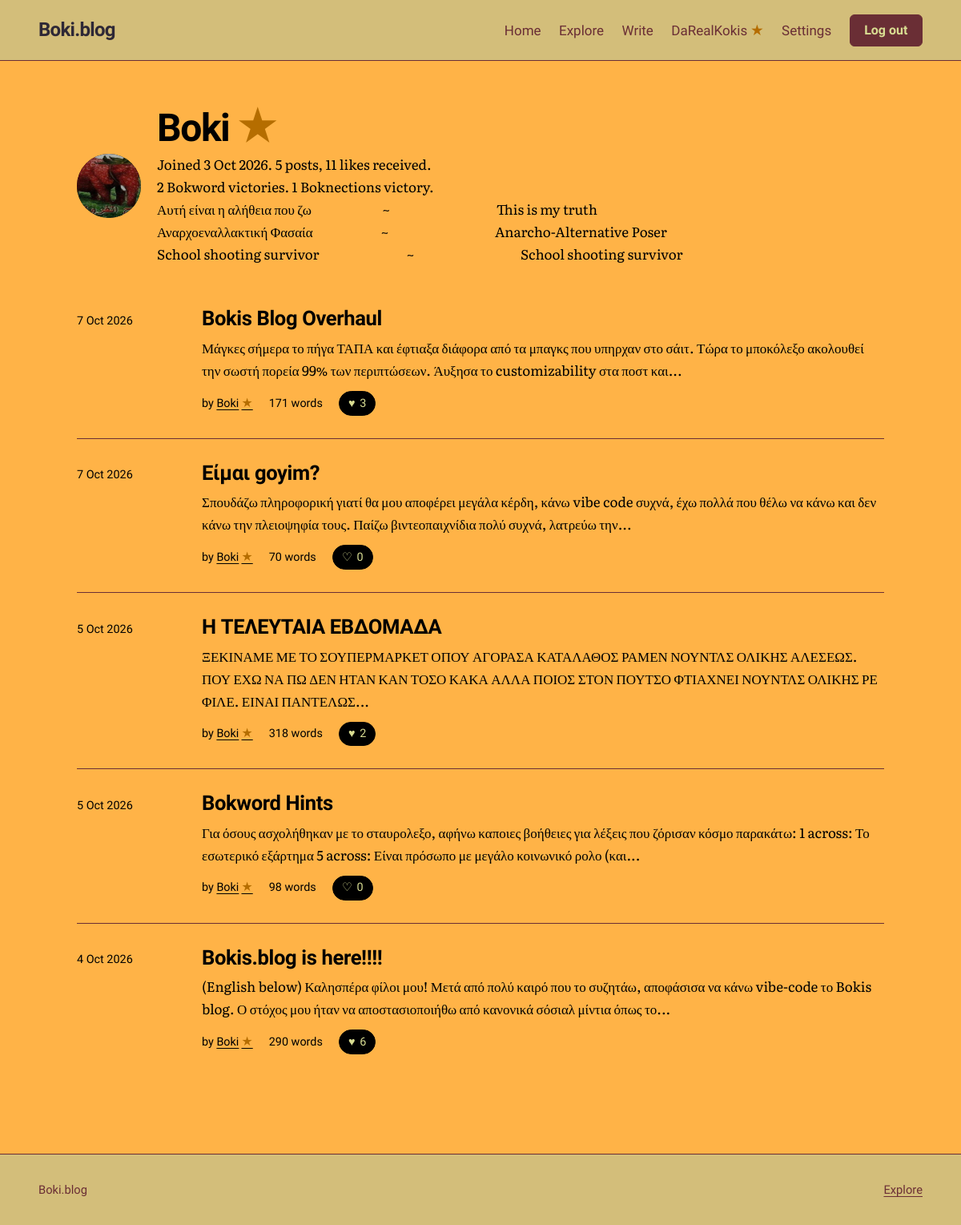
Page /u/Boki (signed in) on the committed database.
### tables this page shows
CREATE TABLE users (
    id            INTEGER PRIMARY KEY,
    username      TEXT NOT NULL UNIQUE COLLATE NOCASE,
    password_hash TEXT NOT NULL,
    is_admin      INTEGER NOT NULL DEFAULT 0,
    created_at    TEXT NOT NULL DEFAULT (datetime('now')),
    bio           TEXT NOT NULL DEFAULT '',
    avatar        TEXT,
    profile_bg    TEXT NOT NULL DEFAULT '#D9DD92',
    profile_text  TEXT NOT NULL DEFAULT '#2E2836'
, avatar_position_x INTEGER NOT NULL DEFAULT 50, avatar_position_y INTEGER NOT NULL DEFAULT 50, bokword_victories INTEGER NOT NULL DEFAULT 0, boknections_victories INTEGER NOT NULL DEFAULT 0);

CREATE TABLE posts (
    id         INTEGER PRIMARY KEY,
    user_id    INTEGER NOT NULL REFERENCES users(id) ON DELETE CASCADE,
    title      TEXT NOT NULL,
    body       TEXT NOT NULL,
    created_at TEXT NOT NULL DEFAULT (datetime('now')),
    updated_at TEXT,
    image      TEXT,
    text_color TEXT NOT NULL DEFAULT '#2E2836',
    title_color TEXT NOT NULL DEFAULT '#2E2836',
    background_color TEXT NOT NULL DEFAULT '#D9DD92'
, accent_color TEXT NOT NULL DEFAULT '#6A2E35', surface_color TEXT NOT NULL DEFAULT '#D3BE7A', button_text_color TEXT NOT NULL DEFAULT '#D9DD92');

### app.py (the view)
@app.get("/u/<username>")
def profile(username):
    user = db().execute(
        """SELECT u.id, u.username, u.created_at, u.bio, u.avatar,
                  u.avatar_position_x, u.avatar_position_y, u.profile_bg, u.profile_text,
                  u.bokword_victories, u.boknections_victories,
                  EXISTS(
                    SELECT 1 FROM crossword_completions c
                    JOIN crossword_state s ON s.id = 1
                    WHERE c.user_id = u.id AND c.puzzle_version = s.version
                  ) AS crossword_star
           FROM users u WHERE u.username = ?""",
        (username,)).fetchone()
    if user is None:
        abort(404)
    page = request.args.get("page", 1, type=int)
    posts, total, page, pages = fetch_posts("p.user_id = ?", (user["id"],), "new", page)
    total_likes = db().execute(
        "SELECT COUNT(*) FROM likes l JOIN posts p ON p.id = l.post_id "
        "WHERE p.user_id = ?", (user["id"],)).fetchone()[0]
    return render_template("profile.html", profile_user=user, posts=posts,
                           total=total, total_likes=total_likes, page=page, pages=pages)

### app.py (called while the page is built)
def db():
    if "db" not in g:
        g.db = sqlite3.connect(DB_PATH)
        g.db.row_factory = sqlite3.Row
        g.db.execute("PRAGMA foreign_keys = ON")
    return g.db

def get_setting(key):
    row = db().execute("SELECT value FROM settings WHERE key = ?", (key,)).fetchone()
    return row["value"] if row else None

def viewer_id():
    return g.user["id"] if g.user else -1

def boknections_enabled():
    return get_setting("boknections_enabled") == "1"

def flower_usernames():
    if "flower_users" not in g:
        g.flower_users = set()
        if boknections_enabled():
            rows = db().execute(
                "SELECT u.username FROM boknections_progress p "
                "JOIN boknections_state s ON s.id = 1 AND s.version = p.puzzle_version "
                "JOIN users u ON u.id = p.user_id WHERE p.solved = 1").fetchall()
            g.flower_users = {row["username"] for row in rows}
    return g.flower_users

def fetch_posts(where="1 = 1", params=(), sort="new", page=1):
    total = db().execute(
        f"SELECT COUNT(*) {POST_FROM} WHERE {where}", params).fetchone()[0]
    pages = max(1, -(-total // PER_PAGE))
    page = min(max(page, 1), pages)
    rows = db().execute(
        f"SELECT {POST_COLS} {POST_FROM} WHERE {where} "
        f"ORDER BY {SORTS[sort]} LIMIT ? OFFSET ?",
        (viewer_id(), *params, PER_PAGE, (page - 1) * PER_PAGE)).fetchall()
    return rows, total, page, pages

@app.after_request
def security_headers(resp):
    resp.headers["Content-Security-Policy"] = (
        "default-src 'self'; style-src 'self' 'unsafe-inline' https://fonts.googleapis.com; "
        "font-src https://fonts.gstatic.com; img-src 'self' data:; "
        "form-action 'self'; frame-ancestors 'none'; base-uri 'self'")
    resp.headers["X-Content-Type-Options"] = "nosniff"
    resp.headers["Referrer-Policy"] = "same-origin"
    return resp

@app.context_processor
def inject_site():
    return {"site_name": app.config["SITE_NAME"]}

def parse_ts(value):
    return datetime.strptime(value, "%Y-%m-%d %H:%M:%S")

@app.template_filter("date")
def date_filter(value):
    dt = parse_ts(value)
    return f"{dt.day} {dt:%b %Y}"

@app.template_filter("iso")
def iso_filter(value):
    return parse_ts(value).strftime("%Y-%m-%d")

@app.template_filter("wordcount")
def wordcount_filter(text):
    return len(text.split())

### templates/profile.html (shortened to what this page needs)
{% extends "base.html" %}
{% from "_macros.html" import post_row, pager with context %}
{% from "_macros.html" import user_name %}
{% block page_theme %}--bg: {{ profile_user.profile_bg }}; --profile-text: {{ profile_user.profile_text }}; --ink: {{ profile_user.profile_text }}; --ink-soft: {{ profile_user.profile_text }}; --accent: {{ profile_user.profile_text }}; color: {{ profile_user.profile_text }};{% endblock %}
{% block content %}
<div class="wrap page profile-page">
  <header class="profile-head">
    {% if profile_user.avatar %}
      <img class="avatar big" src="{{ url_for('uploaded_file', filename=profile_user.avatar) }}" alt="{{ profile_user.username }} profile picture" style="object-position: {{ profile_user.avatar_position_x }}% {{ profile_user.avatar_position_y }}%;">
    {% else %}
      <div class="avatar big" aria-hidden="true">{{ profile_user.username[:2]|upper }}</div>
    {% endif %}
    <div>
      <h1 class="page-title">{{ user_name(profile_user.username, profile_user.crossword_star) }}</h1>
      <p class="muted">Joined {{ profile_user.created_at|date }}. {{ total }} {{ 'post' if total == 1 else 'posts' }}, {{ total_likes }} {{ 'like' if total_likes == 1 else 'likes' }} received.</p>
      <p class="muted">{{ profile_user.bokword_victories }} Bokword {{ 'victory' if profile_user.bokword_victories == 1 else 'victories' }}. {{ profile_user.boknections_victories }} Boknections {{ 'victory' if profile_user.boknections_victories == 1 else 'victories' }}.</p>
      {% if profile_user.bio %}<p class="profile-bio">{{ profile_user.bio }}</p>{% endif %}
    </div>
  </header>
  {% set next = request.full_path.rstrip('?') %}
  {% if posts %}
    <ol class="post-list">{% for p in posts %}{{ post_row(p, next) }}{% endfor %}</ol>
  {% else %}
    <p class="empty">
      {{ user_name(profile_user.username, profile_user.crossword_star) }} has not published anything yet.
      {% if g.user and g.user.id == profile_user.id %}<a href="{{ url_for('new_post') }}">Write your first post</a>.{% endif %}
    </p>
  {% endif %}
</div>
{% endblock %}

### templates/_macros.html (shortened to what this page needs)
{% macro like_button(post, next) %}
  {% if g.user %}
    <form class="inline-form" method="post" action="{{ url_for('toggle_like', post_id=post.id) }}">
      <button class="like {% if post.liked %}is-liked{% endif %}" type="submit" aria-pressed="{{ 'true' if post.liked else 'false' }}">
        <span aria-hidden="true">{{ '♥' if post.liked else '♡' }}</span>
        {{ post.like_count }}
      </button>
    </form>
  {% else %}
    <a class="like" href="{{ url_for('login', next=next) }}">
      <span aria-hidden="true">♡</span> {{ post.like_count }}
      <span class="sr">{{ 'like' if post.like_count == 1 else 'likes' }}, log in to like</span>
    </a>
  {% endif %}
{% endmacro %}
{% macro user_name(username, crossword_star=false) %}
  {{ username }}{% if crossword_star %}<span class="achievement-star" role="img" aria-label="Solved the current Weekly Bokword" title="Solved the current Weekly Bokword">★</span>{% endif %}
{% endmacro %}
{% macro post_row(post, next) %}
  <li class="post-item">
    <time datetime="{{ post.created_at|iso }}">{{ post.created_at|date }}</time>
    <div>
      <h3><a href="{{ url_for('post', post_id=post.id) }}">{{ post.title }}</a></h3>
      <p>{{ post.body|excerpt }}</p>
      <ul class="meta">
        <li>by <a href="{{ url_for('profile', username=post.username) }}">{{ user_name(post.username, post.crossword_star) }}</a></li>
        <li>{{ post.body|wordcount }} {{ 'word' if (post.body|wordcount) == 1 else 'words' }}</li>
        <li>{{ like_button(post, next) }}</li>
      </ul>
    </div>
  </li>
{% endmacro %}

### static/style.css (style rules this page uses)
:root { --bg: #D9DD92; --surface: #D3BE7A; --ink: #2E2836; --chrome-ink: var(--ink); --ink-soft: #6A2E35; --line: #6A2E35; --accent: #6A2E35; --accent-ink: #D9DD92; --mark: #D3BE7A; --danger: #6A2E35; --ok: #2E2836; --font-display: "Bricolage Grotesque", "Helvetica Neue", Arial, sans-serif; --font-body: "Literata", Georgia, "Times New Roman", serif; --measure: 38rem; --page: 72rem; --gap: clamp(1.25rem, 4vw, 3rem); }
*, *::before, *::after { box-sizing: border-box; }
html { -webkit-text-size-adjust: 100%; }
body { margin: 0; min-height: 100vh; display: flex; flex-direction: column; background: var(--bg); color: var(--ink); font-family: var(--font-body); font-size: 1.0625rem; line-height: 1.65; }
a { color: var(--accent); text-underline-offset: 0.2em; text-decoration-thickness: 1px; }
h1, h2, h3, h4 { font-family: var(--font-display); line-height: 1.12; letter-spacing: -0.015em; margin: 0; }
.wrap { width: min(100% - 2 * var(--gap), var(--page)); margin-inline: auto; }
.muted { color: var(--ink-soft); }
.inline-form { display: inline; margin: 0; }
.achievement-star { color: #B56D00; font-size: 1.1em; line-height: 1; margin-left: 0.2em; vertical-align: baseline; }
.meta { display: flex; flex-wrap: wrap; align-items: center; gap: 0.25rem 1.25rem; margin: 0; padding: 0; list-style: none; font-family: var(--font-display); font-size: 0.9rem; color: var(--ink-soft); }
.like { display: inline-flex; align-items: center; gap: 0.35rem; padding: 0.15rem 0.7rem; border-radius: 999px; border: 1px solid var(--accent); background: var(--accent); color: var(--accent-ink); font: inherit; font-family: var(--font-display); font-size: 0.9rem; cursor: pointer; text-decoration: none; }
.like.is-liked { background: var(--accent); border-color: var(--accent); color: var(--accent-ink); }
.page { padding-block: clamp(2rem, 5vw, 3.5rem) clamp(3rem, 8vw, 6rem); }
.page-title { font-size: clamp(2rem, 5vw, 3rem); font-weight: 800; letter-spacing: -0.03em; margin-bottom: 1.25rem; }
.post-list { list-style: none; margin: 0; padding: 0; }
.post-item { display: grid; grid-template-columns: 8rem minmax(0, 1fr); gap: 0.5rem 1.75rem; padding-block: 1.75rem; border-top: 1px solid var(--line); }
.post-item:first-child { border-top: 0; }
.post-item time { font-family: var(--font-display); font-size: 0.9rem; color: var(--ink-soft); padding-top: 0.35rem; }
.post-item h3 { font-size: 1.6rem; font-weight: 700; margin-bottom: 0.5rem; }
.post-item h3 a { color: var(--ink); text-decoration: none; }
.post-item p { margin: 0 0 0.75rem; color: var(--ink-soft); }
.profile-head { display: flex; align-items: center; gap: 1.25rem; margin-bottom: 1.5rem; }
.profile-head .page-title { margin-bottom: 0.25rem; }
.profile-head p { margin: 0; }
.avatar { width: 4rem; height: 4rem; flex: none; border-radius: 50%; background: var(--accent); color: var(--accent-ink); display: grid; place-items: center; font-family: var(--font-display); font-weight: 800; font-size: 1.4rem; object-fit: cover; }
.avatar.big { width: 5rem; height: 5rem; font-size: 1.8rem; }
.profile-page { padding-inline: var(--gap); color: var(--profile-text); }
.profile-page a, .profile-page .muted, .profile-page .meta, .profile-page .post-item p, .profile-page .post-item time, .profile-page .post-item h3 a, .profile-page .empty, .profile-page .pagination { color: var(--profile-text); }
.profile-bio { margin: 0.5rem 0 0; white-space: pre-wrap; }

### rows in the picture
users: username "DaRealKokis"
users: avatar (picture), username "Boki", created_at "3 Oct 2026", bokword_victories "2", bokword_victories "victories", boknections_victories "1", boknections_victories "victory", bio "Αυτή είναι η αλήθεια που ζω ~ This is my truth Αναρχοεναλλακτική Φασαία ~ Anarcho-Alternative Poser School shooting survivor ~ School shooting survivor"
posts: created_at "7 Oct 2026", title "Bokis Blog Overhaul", body|excerpt "Μάγκες σήμερα το πήγα ΤΑΠΑ και έφτιαξα διάφορα από τα μπαγκς που υπηρχαν στο σάιτ. Τώρα το μποκόλεξο ακολουθεί την σωστή πορεία 99% των περιπτώσεων. Άυξησα το customizability στα ποστ και...", body "171", body "words", liked "♥", like_count "3"
posts: created_at "7 Oct 2026", title "Είμαι goyim?", body|excerpt "Σπουδάζω πληροφορική γιατί θα μου αποφέρει μεγάλα κέρδη, κάνω vibe code συχνά, έχω πολλά που θέλω να κάνω και δεν κάνω την πλειοψηφία τους. Παίζω βιντεοπαιχνίδια πολύ συχνά, λατρεύω την...", body "70", body "words", liked "♡", like_count "0"
posts: created_at "5 Oct 2026", title "Η ΤΕΛΕΥΤΑΙΑ ΕΒΔΟΜΑΔΑ", body|excerpt "ΞΕΚΙΝΑΜΕ ΜΕ ΤΟ ΣΟΥΠΕΡΜΑΡΚΕΤ ΟΠΟΥ ΑΓΟΡΑΣΑ ΚΑΤΑΛΑΘΟΣ ΡΑΜΕΝ ΝΟΥΝΤΛΣ ΟΛΙΚΗΣ ΑΛΕΣΕΩΣ. ΠΟΥ ΕΧΩ ΝΑ ΠΩ ΔΕΝ ΗΤΑΝ ΚΑΝ ΤΟΣΟ ΚΑΚΑ ΑΛΛΑ ΠΟΙΟΣ ΣΤΟΝ ΠΟΥΤΣΟ ΦΤΙΑΧΝΕΙ ΝΟΥΝΤΛΣ ΟΛΙΚΗΣ ΡΕ ΦΙΛΕ. ΕΙΝΑΙ ΠΑΝΤΕΛΩΣ...", body "318", body "words", liked "♥", like_count "2"
posts: created_at "5 Oct 2026", title "Bokword Hints", body|excerpt "Για όσους ασχολήθηκαν με το σταυρολεξο, αφήνω καποιες βοήθειες για λέξεις που ζόρισαν κόσμο παρακάτω: 1 across: Το εσωτερικό εξάρτημα 5 across: Είναι πρόσωπο με μεγάλο κοινωνικό ρολο (και...", body "98", body "words", liked "♡", like_count "0"
posts: created_at "4 Oct 2026", title "Bokis.blog is here!!!!", body|excerpt "(English below) Καλησπέρα φίλοι μου! Μετά από πολύ καιρό που το συζητάω, αποφάσισα να κάνω vibe-code το Bokis blog. Ο στόχος μου ήταν να αποστασιοποιήθω από κανονικά σόσιαλ μίντια όπως το...", body "290", body "words", liked "♥", like_count "6"

### other values in the picture
{{ site_name }} "Boki.blog"
{{ total }} "5"
{{ 'post' if total == 1 else 'posts' }} "posts"
{{ total_likes }} "11"
{{ 'like' if total_likes == 1 else 'likes' }} "likes"
